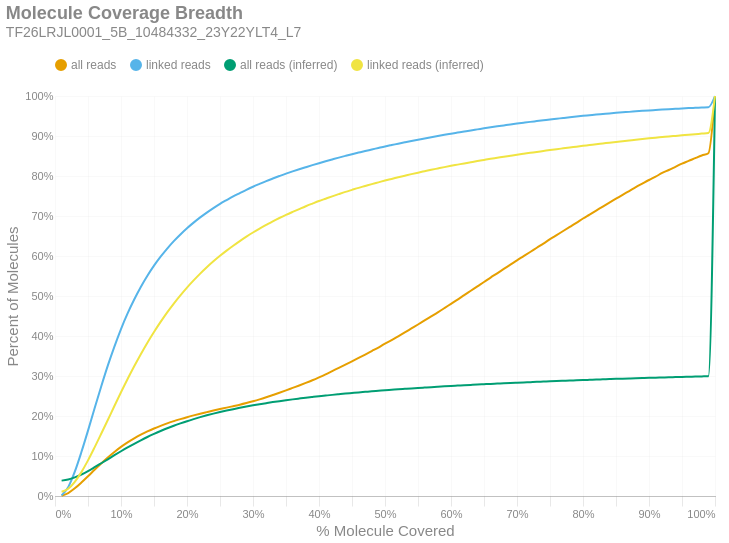

Source (notebook cell):
### Markdown cell above
### Molecule Read Coverage
This chart shows molecule coverage breadth as computed by the number of bases aligned to that molecule. In other words, "*how much of each unique long molecule is actually sequenced/aligned?*" Keep in mind there is a distinction between sequences and alignments, since some sequences belonging to a particular molecule may not align well and wouldn't appear in the alignment data. This chart also shows molecule coverage breadth as computed by the *inferred fragment* from which the aligned sequences originate. Unlike read coverage, this calculation takes into account the total insert size, including unsequenced gaps between the forward and reverse reads. Like the previous figures, these are cumulative percents.

### Code cell
if SKIPLR:
    print_html(f"Skipped")
else:
    binned_df = consolidated_hist(valids['coverage_bp'], mask, 0.01, True)
    binned_df_inf = consolidated_hist(valids['coverage_inserts'], mask, 0.01, True)
    binned_df = binned_df.with_columns(pl.lit(binned_df_inf['all reads (cumsum)']).alias('all reads (inferred)'))
    binned_df = binned_df.with_columns(pl.lit(binned_df_inf['linked reads (cumsum)']).alias('linked reads (inferred)'))
    binned_df = binned_df.with_columns(
        (pl.col('bin').cast(pl.Float64) + 0.01).alias('right_edge')
    )

    with SafeRender(binned_df):
        (
            density_plot(binned_df, 'Molecule Coverage Breadth', samplename, 'molcov', ['all reads (inferred)','linked reads (inferred)'])
            .encode(
                #x=alt.X('bin:Q', title="% Molecule Covered").axis(format = '%').scale(padding=0),
                x=alt.X('right_edge:Q', title="% Molecule Covered").axis(format='%').scale(padding=0),
                y=alt.Y('value:Q', title='Percent of Molecules')
                    .axis(format='%')
                    .stack(False)
                    .scale(domainMin=0, padding=0),
                color=alt.Color("key:N").scale(domain = ["all reads", "linked reads", "all reads (inferred)", "linked reads (inferred)"]),
                tooltip = [
                    alt.Tooltip("key:N", title = "Data Type"),
                    alt.Tooltip("range_label:N", title="% Molecule Covered"),
                    alt.Tooltip("value:Q", format = ".2%", title="% Molecules")
                ]
            )
        ).display()

### Figure 1 — Vega-Lite specification as saved in the notebook (floating-point values rounded to 4 significant figures)
{"width": "container", "height": 400, "config": {"title": {"anchor": "start", "dy": -15, "fontSize": 18, "color": "#888888", "subtitleColor": "#888888", "subtitleFontSize": 14}, "arc": {"fill": "#0072B2"}, "axis": {"domainColor": "#888888", "domainWidth": 0.5, "gridWidth": 0.2, "grid": false, "titleFontWeight": 400, "titleFontSize": 15, "labelFontSize": 11, "labelColor": "#888888", "tickColor": "#888888", "tickWidth": 0.2, "titleColor": "#888888"}, "axisBand": {"grid": false}, "axisX": {"grid": true, "tickSize": 10, "domainCap": "round"}, "axisY": {"domain": false, "grid": true, "tickSize": 0, "domainCap": "round"}, "background": "transparent", "header": {"labelFontSize": 15, "labelColor": "#888888", "titleFontSize": 15, "titleFontWeight": 600, "titleColor": "#888888"}, "legend": {"labelFont": "sans-serif", "labelFontSize": 12, "labelColor": "#888888", "symbolSize": 100, "symbolType": "circle", "titleFontSize": 12, "titlePadding": 10, "titleColor": "#888888", "title": null, "orient": "top"}, "range": {"category": ["#E69F00", "#56B4E9", "#009E73", "#F0E442", "#0072B2", "#D55E00", "#CC79A7", "#000000"], "diverging": ["#cfe8f3", "#a2d4ec", "#73bfe2", "#46abdb", "#1696d2", "#12719e"]}, "area": {"fill": "#0072B2", "fillOpacity": 0.7, "line": true, "strokeOpacity": 0.7}, "line": {"color": "#0072B2", "stroke": "#0072B2", "strokeWidth": 2}, "trail": {"color": "#0072B2", "stroke": "#0072B2", "strokeWidth": 0, "size": 1}, "point": {"filled": true, "fillOpacity": 1.0, "size": 95}, "text": {"color": "#888888", "fontSize": 11, "align": "right", "fontWeight": 400, "size": 11}, "bar": {"fill": "#0072B2", "stroke": null}, "view": {"stroke": null, "continuousWidth": 660, "continuousHeight": 400}}, "data": {"name": "data-3457252d07367ca7b97aa63fad9b517b"}, "mark": {"type": "line", "interpolate": "monotone", "point": {"opacity": 0, "size": 275}}, "encoding": {"color": {"field": "key", "scale": {"domain": ["all reads", "linked reads", "all reads (inferred)", "linked reads (inferred)"]}, "type": "nominal"}, "tooltip": [{"field": "key", "title": "Data Type", "type": "nominal"}, {"field": "range_label", "title": "% Molecule Covered", "type": "nominal"}, {"field": "value", "format": ".2%", "title": "% Molecules", "type": "quantitative"}], "x": {"axis": {"format": "%"}, "field": "right_edge", "scale": {"padding": 0}, "title": "% Molecule Covered", "type": "quantitative"}, "y": {"axis": {"format": "%"}, "field": "value", "scale": {"domainMin": 0, "padding": 0}, "stack": false, "title": "Percent of Molecules", "type": "quantitative"}}, "params": [{"name": "param_c36ac31b6afebe62", "select": {"type": "point", "fields": ["key"]}, "bind": "legend"}], "title": {"text": "Molecule Coverage Breadth", "subtitle": "TF26LRJL0001_5B_10484332_23Y22YLT4_L7"}, "transform": [{"fold": ["all reads (cumsum)", "linked reads (cumsum)", "all reads (inferred)", "linked reads (inferred)"]}, {"calculate": "replace(datum.key, ' (cumsum)', '')", "as": "key"}, {"filter": {"param": "param_c36ac31b6afebe62"}}], "usermeta": {"embedOptions": {"downloadFileName": "TF26LRJL0001_5B_10484332_23Y22YLT4_L7.molcov"}}, "$schema": "https://vega.github.io/schema/vega-lite/v6.4.1.json", "datasets": {"data-3457252d07367ca7b97aa63fad9b517b": [{"bin": "0.0", "interval": "0.0-0.01", "all reads": 0.0007251, "linked reads": 0.001528, "all reads (cumsum)": 0.0007251, "linked reads (cumsum)": 0.001528, "range_label": "0.0-0.01", "all reads (inferred)": 0.03845, "linked reads (inferred)": 0.0105, "right_edge": 0.01}, {"bin": "0.01", "interval": "0.01-0.02", "all reads": 0.006735, "linked reads": 0.02064, "all reads (cumsum)": 0.00746, "linked reads (cumsum)": 0.02217, "range_label": "0.01-0.02", "all reads (inferred)": 0.0411, "linked reads (inferred)": 0.01812, "right_edge": 0.02}, {"bin": "0.02", "interval": "0.02-0.03", "all reads": 0.01184, "linked reads": 0.03867, "all reads (cumsum)": 0.0193, "linked reads (cumsum)": 0.06084, "range_label": "0.02-0.03", "all reads (inferred)": 0.04645, "linked reads (inferred)": 0.03535, "right_edge": 0.03}, {"bin": "0.03", "interval": "0.03-0.04", "all reads": 0.01448, "linked reads": 0.04906, "all reads (cumsum)": 0.03377, "linked reads (cumsum)": 0.1099, "range_label": "0.03-0.04", "all reads (inferred)": 0.05377, "linked reads (inferred)": 0.05975, "right_edge": 0.04}, {"bin": "0.04", "interval": "0.04-0.05", "all reads": 0.01565, "linked reads": 0.0536, "all reads (cumsum)": 0.04942, "linked reads (cumsum)": 0.1635, "range_label": "0.04-0.05", "all reads (inferred)": 0.06241, "linked reads (inferred)": 0.089, "right_edge": 0.05}, {"bin": "0.05", "interval": "0.05-0.06", "all reads": 0.01625, "linked reads": 0.05605, "all reads (cumsum)": 0.06567, "linked reads (cumsum)": 0.2195, "range_label": "0.05-0.06", "all reads (inferred)": 0.07197, "linked reads (inferred)": 0.1216, "right_edge": 0.06}, {"bin": "0.06", "interval": "0.06-0.07", "all reads": 0.01572, "linked reads": 0.0544, "all reads (cumsum)": 0.08139, "linked reads (cumsum)": 0.2739, "range_label": "0.06-0.07", "all reads (inferred)": 0.08186, "linked reads (inferred)": 0.1555, "right_edge": 0.07}, {"bin": "0.07", "interval": "0.07-0.08", "all reads": 0.01497, "linked reads": 0.05197, "all reads (cumsum)": 0.09636, "linked reads (cumsum)": 0.3259, "range_label": "0.07-0.08", "all reads (inferred)": 0.09182, "linked reads (inferred)": 0.1899, "right_edge": 0.08}, {"bin": "0.08", "interval": "0.08-0.09", "all reads": 0.01374, "linked reads": 0.04767, "all reads (cumsum)": 0.1101, "linked reads (cumsum)": 0.3736, "range_label": "0.08-0.09", "all reads (inferred)": 0.1019, "linked reads (inferred)": 0.2249, "right_edge": 0.09}, {"bin": "0.09", "interval": "0.09-0.1", "all reads": 0.01263, "linked reads": 0.0438, "all reads (cumsum)": 0.1227, "linked reads (cumsum)": 0.4174, "range_label": "0.09-0.1", "all reads (inferred)": 0.1118, "linked reads (inferred)": 0.2593, "right_edge": 0.1}, {"bin": "0.1", "interval": "0.1-0.11", "all reads": 0.01125, "linked reads": 0.03897, "all reads (cumsum)": 0.134, "linked reads (cumsum)": 0.4564, "range_label": "0.1-0.11", "all reads (inferred)": 0.1214, "linked reads (inferred)": 0.2925, "right_edge": 0.11}, {"bin": "0.11", "interval": "0.11-0.12", "all reads": 0.01008, "linked reads": 0.03478, "all reads (cumsum)": 0.1441, "linked reads (cumsum)": 0.4911, "range_label": "0.11-0.12", "all reads (inferred)": 0.1305, "linked reads (inferred)": 0.3243, "right_edge": 0.12}, {"bin": "0.12", "interval": "0.12-0.13", "all reads": 0.009139, "linked reads": 0.03145, "all reads (cumsum)": 0.1532, "linked reads (cumsum)": 0.5226, "range_label": "0.12-0.13", "all reads (inferred)": 0.1392, "linked reads (inferred)": 0.3545, "right_edge": 0.13}, {"bin": "0.13", "interval": "0.13-0.14", "all reads": 0.008174, "linked reads": 0.02797, "all reads (cumsum)": 0.1614, "linked reads (cumsum)": 0.5506, "range_label": "0.13-0.14", "all reads (inferred)": 0.1475, "linked reads (inferred)": 0.3833, "right_edge": 0.14}, {"bin": "0.14", "interval": "0.14-0.15", "all reads": 0.007427, "linked reads": 0.02527, "all reads (cumsum)": 0.1688, "linked reads (cumsum)": 0.5758, "range_label": "0.14-0.15", "all reads (inferred)": 0.1552, "linked reads (inferred)": 0.41, "right_edge": 0.15}, {"bin": "0.15", "interval": "0.15-0.16", "all reads": 0.006637, "linked reads": 0.02244, "all reads (cumsum)": 0.1754, "linked reads (cumsum)": 0.5983, "range_label": "0.15-0.16", "all reads (inferred)": 0.1624, "linked reads (inferred)": 0.4352, "right_edge": 0.16}, {"bin": "0.16", "interval": "0.16-0.17", "all reads": 0.006092, "linked reads": 0.02036, "all reads (cumsum)": 0.1815, "linked reads (cumsum)": 0.6186, "range_label": "0.16-0.17", "all reads (inferred)": 0.1692, "linked reads (inferred)": 0.459, "right_edge": 0.17}, {"bin": "0.17", "interval": "0.17-0.18", "all reads": 0.005613, "linked reads": 0.01857, "all reads (cumsum)": 0.1871, "linked reads (cumsum)": 0.6372, "range_label": "0.17-0.18", "all reads (inferred)": 0.1756, "linked reads (inferred)": 0.4811, "right_edge": 0.18}, {"bin": "0.18", "interval": "0.18-0.19", "all reads": 0.005125, "linked reads": 0.01672, "all reads (cumsum)": 0.1923, "linked reads (cumsum)": 0.6539, "range_label": "0.18-0.19", "all reads (inferred)": 0.1815, "linked reads (inferred)": 0.5016, "right_edge": 0.19}, {"bin": "0.19", "interval": "0.19-0.2", "all reads": 0.004804, "linked reads": 0.01546, "all reads (cumsum)": 0.1971, "linked reads (cumsum)": 0.6694, "range_label": "0.19-0.2", "all reads (inferred)": 0.1871, "linked reads (inferred)": 0.521, "right_edge": 0.2}, {"bin": "0.2", "interval": "0.2-0.21", "all reads": 0.004434, "linked reads": 0.01404, "all reads (cumsum)": 0.2015, "linked reads (cumsum)": 0.6834, "range_label": "0.2-0.21", "all reads (inferred)": 0.1922, "linked reads (inferred)": 0.539, "right_edge": 0.21}, {"bin": "0.21", "interval": "0.21-0.22", "all reads": 0.004236, "linked reads": 0.01317, "all reads (cumsum)": 0.2057, "linked reads (cumsum)": 0.6966, "range_label": "0.21-0.22", "all reads (inferred)": 0.1971, "linked reads (inferred)": 0.556, "right_edge": 0.22}, {"bin": "0.22", "interval": "0.22-0.23", "all reads": 0.003982, "linked reads": 0.01201, "all reads (cumsum)": 0.2097, "linked reads (cumsum)": 0.7086, "range_label": "0.22-0.23", "all reads (inferred)": 0.2017, "linked reads (inferred)": 0.5718, "right_edge": 0.23}, {"bin": "0.23", "interval": "0.23-0.24", "all reads": 0.00392, "linked reads": 0.01127, "all reads (cumsum)": 0.2136, "linked reads (cumsum)": 0.7199, "range_label": "0.23-0.24", "all reads (inferred)": 0.2059, "linked reads (inferred)": 0.5866, "right_edge": 0.24}, {"bin": "0.24", "interval": "0.24-0.25", "all reads": 0.003764, "linked reads": 0.01046, "all reads (cumsum)": 0.2174, "linked reads (cumsum)": 0.7303, "range_label": "0.24-0.25", "all reads (inferred)": 0.2099, "linked reads (inferred)": 0.6005, "right_edge": 0.25}, {"bin": "0.25", "interval": "0.25-0.26", "all reads": 0.003519, "linked reads": 0.009477, "all reads (cumsum)": 0.2209, "linked reads (cumsum)": 0.7398, "range_label": "0.25-0.26", "all reads (inferred)": 0.2136, "linked reads (inferred)": 0.6134, "right_edge": 0.26}, {"bin": "0.26", "interval": "0.26-0.27", "all reads": 0.003659, "linked reads": 0.009165, "all reads (cumsum)": 0.2246, "linked reads (cumsum)": 0.749, "range_label": "0.26-0.27", "all reads (inferred)": 0.2171, "linked reads (inferred)": 0.6255, "right_edge": 0.27}, {"bin": "0.27", "interval": "0.27-0.28", "all reads": 0.003671, "linked reads": 0.008299, "all reads (cumsum)": 0.2283, "linked reads (cumsum)": 0.7573, "range_label": "0.27-0.28", "all reads (inferred)": 0.2205, "linked reads (inferred)": 0.6372, "right_edge": 0.28}, {"bin": "0.28", "interval": "0.28-0.29", "all reads": 0.004068, "linked reads": 0.008265, "all reads (cumsum)": 0.2323, "linked reads (cumsum)": 0.7655, "range_label": "0.28-0.29", "all reads (inferred)": 0.2237, "linked reads (inferred)": 0.6483, "right_edge": 0.29}, {"bin": "0.29", "interval": "0.29-0.3", "all reads": 0.00439, "linked reads": 0.007648, "all reads (cumsum)": 0.2367, "linked reads (cumsum)": 0.7732, "range_label": "0.29-0.3", "all reads (inferred)": 0.2267, "linked reads (inferred)": 0.6588, "right_edge": 0.3}, {"bin": "0.3", "interval": "0.3-0.31", "all reads": 0.004804, "linked reads": 0.007105, "all reads (cumsum)": 0.2415, "linked reads (cumsum)": 0.7803, "range_label": "0.3-0.31", "all reads (inferred)": 0.2295, "linked reads (inferred)": 0.6684, "right_edge": 0.31}, {"bin": "0.31", "interval": "0.31-0.32", "all reads": 0.005268, "linked reads": 0.006939, "all reads (cumsum)": 0.2468, "linked reads (cumsum)": 0.7872, "range_label": "0.31-0.32", "all reads (inferred)": 0.2322, "linked reads (inferred)": 0.6777, "right_edge": 0.32}, {"bin": "0.32", "interval": "0.32-0.33", "all reads": 0.00559, "linked reads": 0.006407, "all reads (cumsum)": 0.2524, "linked reads (cumsum)": 0.7936, "range_label": "0.32-0.33", "all reads (inferred)": 0.2348, "linked reads (inferred)": 0.6867, "right_edge": 0.33}, {"bin": "0.33", "interval": "0.33-0.34", "all reads": 0.005682, "linked reads": 0.006228, "all reads (cumsum)": 0.2581, "linked reads (cumsum)": 0.7999, "range_label": "0.33-0.34", "all reads (inferred)": 0.2371, "linked reads (inferred)": 0.695, "right_edge": 0.34}, {"bin": "0.34", "interval": "0.34-0.35", "all reads": 0.005936, "linked reads": 0.006043, "all reads (cumsum)": 0.264, "linked reads (cumsum)": 0.8059, "range_label": "0.34-0.35", "all reads (inferred)": 0.2394, "linked reads (inferred)": 0.7029, "right_edge": 0.35}, {"bin": "0.35", "interval": "0.35-0.36", "all reads": 0.006158, "linked reads": 0.005616, "all reads (cumsum)": 0.2702, "linked reads (cumsum)": 0.8115, "range_label": "0.35-0.36", "all reads (inferred)": 0.2416, "linked reads (inferred)": 0.7103, "right_edge": 0.36}, {"bin": "0.36", "interval": "0.36-0.37", "all reads": 0.00616, "linked reads": 0.005326, "all reads (cumsum)": 0.2763, "linked reads (cumsum)": 0.8168, "range_label": "0.36-0.37", "all reads (inferred)": 0.2436, "linked reads (inferred)": 0.7173, "right_edge": 0.37}, {"bin": "0.37", "interval": "0.37-0.38", "all reads": 0.006345, "linked reads": 0.00517, "all reads (cumsum)": 0.2827, "linked reads (cumsum)": 0.822, "range_label": "0.37-0.38", "all reads (inferred)": 0.2456, "linked reads (inferred)": 0.7243, "right_edge": 0.38}, {"bin": "0.38", "interval": "0.38-0.39", "all reads": 0.006676, "linked reads": 0.005096, "all reads (cumsum)": 0.2893, "linked reads (cumsum)": 0.8271, "range_label": "0.38-0.39", "all reads (inferred)": 0.2475, "linked reads (inferred)": 0.7309, "right_edge": 0.39}, {"bin": "0.39", "interval": "0.39-0.4", "all reads": 0.007241, "linked reads": 0.004904, "all reads (cumsum)": 0.2966, "linked reads (cumsum)": 0.832, "range_label": "0.39-0.4", "all reads (inferred)": 0.2494, "linked reads (inferred)": 0.7374, "right_edge": 0.4}, {"bin": "0.4", "interval": "0.4-0.41", "all reads": 0.007597, "linked reads": 0.004752, "all reads (cumsum)": 0.3042, "linked reads (cumsum)": 0.8368, "range_label": "0.4-0.41", "all reads (inferred)": 0.2511, "linked reads (inferred)": 0.7433, "right_edge": 0.41}, {"bin": "0.41", "interval": "0.41-0.42", "all reads": 0.008105, "linked reads": 0.0046, "all reads (cumsum)": 0.3123, "linked reads (cumsum)": 0.8414, "range_label": "0.41-0.42", "all reads (inferred)": 0.2528, "linked reads (inferred)": 0.7491, "right_edge": 0.42}, {"bin": "0.42", "interval": "0.42-0.43", "all reads": 0.008038, "linked reads": 0.004548, "all reads (cumsum)": 0.3203, "linked reads (cumsum)": 0.8459, "range_label": "0.42-0.43", "all reads (inferred)": 0.2544, "linked reads (inferred)": 0.7548, "right_edge": 0.43}, {"bin": "0.43", "interval": "0.43-0.44", "all reads": 0.008201, "linked reads": 0.004367, "all reads (cumsum)": 0.3285, "linked reads (cumsum)": 0.8503, "range_label": "0.43-0.44", "all reads (inferred)": 0.256, "linked reads (inferred)": 0.7602, "right_edge": 0.44}, {"bin": "0.44", "interval": "0.44-0.45", "all reads": 0.008284, "linked reads": 0.004254, "all reads (cumsum)": 0.3368, "linked reads (cumsum)": 0.8545, "range_label": "0.44-0.45", "all reads (inferred)": 0.2575, "linked reads (inferred)": 0.7654, "right_edge": 0.45}, {"bin": "0.45", "interval": "0.45-0.46", "all reads": 0.00835, "linked reads": 0.004003, "all reads (cumsum)": 0.3452, "linked reads (cumsum)": 0.8585, "range_label": "0.45-0.46", "all reads (inferred)": 0.259, "linked reads (inferred)": 0.7704, "right_edge": 0.46}, {"bin": "0.46", "interval": "0.46-0.47", "all reads": 0.008498, "linked reads": 0.003966, "all reads (cumsum)": 0.3537, "linked reads (cumsum)": 0.8625, "range_label": "0.46-0.47", "all reads (inferred)": 0.2603, "linked reads (inferred)": 0.7751, "right_edge": 0.47}, {"bin": "0.47", "interval": "0.47-0.48", "all reads": 0.008719, "linked reads": 0.003754, "all reads (cumsum)": 0.3624, "linked reads (cumsum)": 0.8663, "range_label": "0.47-0.48", "all reads (inferred)": 0.2617, "linked reads (inferred)": 0.7798, "right_edge": 0.48}, {"bin": "0.48", "interval": "0.48-0.49", "all reads": 0.008792, "linked reads": 0.003855, "all reads (cumsum)": 0.3712, "linked reads (cumsum)": 0.8701, "range_label": "0.48-0.49", "all reads (inferred)": 0.263, "linked reads (inferred)": 0.7841, "right_edge": 0.49}, {"bin": "0.49", "interval": "0.49-0.5", "all reads": 0.009834, "linked reads": 0.003804, "all reads (cumsum)": 0.381, "linked reads (cumsum)": 0.8739, "range_label": "0.49-0.5", "all reads (inferred)": 0.2643, "linked reads (inferred)": 0.7886, "right_edge": 0.5}, {"bin": "0.5", "interval": "0.5-0.51", "all reads": 0.008629, "linked reads": 0.003469, "all reads (cumsum)": 0.3896, "linked reads (cumsum)": 0.8774, "range_label": "0.5-0.51", "all reads (inferred)": 0.2655, "linked reads (inferred)": 0.7927, "right_edge": 0.51}, {"bin": "0.51", "interval": "0.51-0.52", "all reads": 0.009683, "linked reads": 0.003383, "all reads (cumsum)": 0.3993, "linked reads (cumsum)": 0.8808, "range_label": "0.51-0.52", "all reads (inferred)": 0.2667, "linked reads (inferred)": 0.7969, "right_edge": 0.52}, {"bin": "0.52", "interval": "0.52-0.53", "all reads": 0.009644, "linked reads": 0.003466, "all reads (cumsum)": 0.409, "linked reads (cumsum)": 0.8842, "range_label": "0.52-0.53", "all reads (inferred)": 0.2678, "linked reads (inferred)": 0.8008, "right_edge": 0.53}, {"bin": "0.53", "interval": "0.53-0.54", "all reads": 0.009956, "linked reads": 0.003386, "all reads (cumsum)": 0.4189, "linked reads (cumsum)": 0.8876, "range_label": "0.53-0.54", "all reads (inferred)": 0.269, "linked reads (inferred)": 0.8046, "right_edge": 0.54}, {"bin": "0.54", "interval": "0.54-0.55", "all reads": 0.009879, "linked reads": 0.003211, "all reads (cumsum)": 0.4288, "linked reads (cumsum)": 0.8908, "range_label": "0.54-0.55", "all reads (inferred)": 0.27, "linked reads (inferred)": 0.8084, "right_edge": 0.55}, {"bin": "0.55", "interval": "0.55-0.56", "all reads": 0.01017, "linked reads": 0.003081, "all reads (cumsum)": 0.439, "linked reads (cumsum)": 0.8939, "range_label": "0.55-0.56", "all reads (inferred)": 0.2711, "linked reads (inferred)": 0.812, "right_edge": 0.56}, {"bin": "0.56", "interval": "0.56-0.57", "all reads": 0.01006, "linked reads": 0.003101, "all reads (cumsum)": 0.449, "linked reads (cumsum)": 0.897, "range_label": "0.56-0.57", "all reads (inferred)": 0.2721, "linked reads (inferred)": 0.8155, "right_edge": 0.57}, {"bin": "0.57", "interval": "0.57-0.58", "all reads": 0.01007, "linked reads": 0.003034, "all reads (cumsum)": 0.4591, "linked reads (cumsum)": 0.9, "range_label": "0.57-0.58", "all reads (inferred)": 0.2731, "linked reads (inferred)": 0.8189, "right_edge": 0.58}, {"bin": "0.58", "interval": "0.58-0.59", "all reads": 0.01055, "linked reads": 0.002939, "all reads (cumsum)": 0.4697, "linked reads (cumsum)": 0.903, "range_label": "0.58-0.59", "all reads (inferred)": 0.2741, "linked reads (inferred)": 0.8222, "right_edge": 0.59}, {"bin": "0.59", "interval": "0.59-0.6", "all reads": 0.01078, "linked reads": 0.002771, "all reads (cumsum)": 0.4804, "linked reads (cumsum)": 0.9058, "range_label": "0.59-0.6", "all reads (inferred)": 0.2751, "linked reads (inferred)": 0.8254, "right_edge": 0.6}, {"bin": "0.6", "interval": "0.6-0.61", "all reads": 0.01066, "linked reads": 0.002752, "all reads (cumsum)": 0.4911, "linked reads (cumsum)": 0.9085, "range_label": "0.6-0.61", "all reads (inferred)": 0.276, "linked reads (inferred)": 0.8284, "right_edge": 0.61}, {"bin": "0.61", "interval": "0.61-0.62", "all reads": 0.01117, "linked reads": 0.002751, "all reads (cumsum)": 0.5023, "linked reads (cumsum)": 0.9113, "range_label": "0.61-0.62", "all reads (inferred)": 0.2769, "linked reads (inferred)": 0.8315, "right_edge": 0.62}, {"bin": "0.62", "interval": "0.62-0.63", "all reads": 0.01091, "linked reads": 0.002734, "all reads (cumsum)": 0.5132, "linked reads (cumsum)": 0.914, "range_label": "0.62-0.63", "all reads (inferred)": 0.2778, "linked reads (inferred)": 0.8345, "right_edge": 0.63}, {"bin": "0.63", "interval": "0.63-0.64", "all reads": 0.01102, "linked reads": 0.002575, "all reads (cumsum)": 0.5242, "linked reads (cumsum)": 0.9166, "range_label": "0.63-0.64", "all reads (inferred)": 0.2786, "linked reads (inferred)": 0.8374, "right_edge": 0.64}, {"bin": "0.64", "interval": "0.64-0.65", "all reads": 0.01075, "linked reads": 0.002604, "all reads (cumsum)": 0.5349, "linked reads (cumsum)": 0.9192, "range_label": "0.64-0.65", "all reads (inferred)": 0.2794, "linked reads (inferred)": 0.8402, "right_edge": 0.65}, {"bin": "0.65", "interval": "0.65-0.66", "all reads": 0.01119, "linked reads": 0.002535, "all reads (cumsum)": 0.5461, "linked reads (cumsum)": 0.9217, "range_label": "0.65-0.66", "all reads (inferred)": 0.2803, "linked reads (inferred)": 0.843, "right_edge": 0.66}, {"bin": "0.66", "interval": "0.66-0.67", "all reads": 0.01063, "linked reads": 0.002411, "all reads (cumsum)": 0.5568, "linked reads (cumsum)": 0.9241, "range_label": "0.66-0.67", "all reads (inferred)": 0.281, "linked reads (inferred)": 0.8455, "right_edge": 0.67}, {"bin": "0.67", "interval": "0.67-0.68", "all reads": 0.01093, "linked reads": 0.002345, "all reads (cumsum)": 0.5677, "linked reads (cumsum)": 0.9265, "range_label": "0.67-0.68", "all reads (inferred)": 0.2818, "linked reads (inferred)": 0.8482, "right_edge": 0.68}, {"bin": "0.68", "interval": "0.68-0.69", "all reads": 0.01066, "linked reads": 0.002353, "all reads (cumsum)": 0.5784, "linked reads (cumsum)": 0.9288, "range_label": "0.68-0.69", "all reads (inferred)": 0.2825, "linked reads (inferred)": 0.8507, "right_edge": 0.69}, {"bin": "0.69", "interval": "0.69-0.7", "all reads": 0.0108, "linked reads": 0.002201, "all reads (cumsum)": 0.5892, "linked reads (cumsum)": 0.931, "range_label": "0.69-0.7", "all reads (inferred)": 0.2833, "linked reads (inferred)": 0.8531, "right_edge": 0.7}, {"bin": "0.7", "interval": "0.7-0.71", "all reads": 0.01041, "linked reads": 0.002175, "all reads (cumsum)": 0.5996, "linked reads (cumsum)": 0.9332, "range_label": "0.7-0.71", "all reads (inferred)": 0.284, "linked reads (inferred)": 0.8555, "right_edge": 0.71}, {"bin": "0.71", "interval": "0.71-0.72", "all reads": 0.01046, "linked reads": 0.002125, "all reads (cumsum)": 0.61, "linked reads (cumsum)": 0.9353, "range_label": "0.71-0.72", "all reads (inferred)": 0.2847, "linked reads (inferred)": 0.8579, "right_edge": 0.72}, {"bin": "0.72", "interval": "0.72-0.73", "all reads": 0.01067, "linked reads": 0.001965, "all reads (cumsum)": 0.6207, "linked reads (cumsum)": 0.9373, "range_label": "0.72-0.73", "all reads (inferred)": 0.2854, "linked reads (inferred)": 0.8603, "right_edge": 0.73}, {"bin": "0.73", "interval": "0.73-0.74", "all reads": 0.01046, "linked reads": 0.00199, "all reads (cumsum)": 0.6312, "linked reads (cumsum)": 0.9393, "range_label": "0.73-0.74", "all reads (inferred)": 0.2861, "linked reads (inferred)": 0.8626, "right_edge": 0.74}, {"bin": "0.74", "interval": "0.74-0.75", "all reads": 0.01093, "linked reads": 0.002037, "all reads (cumsum)": 0.6421, "linked reads (cumsum)": 0.9413, "range_label": "0.74-0.75", "all reads (inferred)": 0.2867, "linked reads (inferred)": 0.8649, "right_edge": 0.75}, {"bin": "0.75", "interval": "0.75-0.76", "all reads": 0.01007, "linked reads": 0.001846, "all reads (cumsum)": 0.6522, "linked reads (cumsum)": 0.9432, "range_label": "0.75-0.76", "all reads (inferred)": 0.2874, "linked reads (inferred)": 0.8671, "right_edge": 0.76}, {"bin": "0.76", "interval": "0.76-0.77", "all reads": 0.01039, "linked reads": 0.001869, "all reads (cumsum)": 0.6625, "linked reads (cumsum)": 0.945, "range_label": "0.76-0.77", "all reads (inferred)": 0.288, "linked reads (inferred)": 0.8691, "right_edge": 0.77}, {"bin": "0.77", "interval": "0.77-0.78", "all reads": 0.01027, "linked reads": 0.001841, "all reads (cumsum)": 0.6728, "linked reads (cumsum)": 0.9469, "range_label": "0.77-0.78", "all reads (inferred)": 0.2886, "linked reads (inferred)": 0.8711, "right_edge": 0.78}, {"bin": "0.78", "interval": "0.78-0.79", "all reads": 0.01019, "linked reads": 0.001769, "all reads (cumsum)": 0.683, "linked reads (cumsum)": 0.9486, "range_label": "0.78-0.79", "all reads (inferred)": 0.2893, "linked reads (inferred)": 0.8733, "right_edge": 0.79}, {"bin": "0.79", "interval": "0.79-0.8", "all reads": 0.01071, "linked reads": 0.001699, "all reads (cumsum)": 0.6937, "linked reads (cumsum)": 0.9503, "range_label": "0.79-0.8", "all reads (inferred)": 0.2899, "linked reads (inferred)": 0.8754, "right_edge": 0.8}, {"bin": "0.8", "interval": "0.8-0.81", "all reads": 0.009837, "linked reads": 0.001589, "all reads (cumsum)": 0.7036, "linked reads (cumsum)": 0.9519, "range_label": "0.8-0.81", "all reads (inferred)": 0.2905, "linked reads (inferred)": 0.8774, "right_edge": 0.81}, {"bin": "0.81", "interval": "0.81-0.82", "all reads": 0.009984, "linked reads": 0.001622, "all reads (cumsum)": 0.7135, "linked reads (cumsum)": 0.9535, "range_label": "0.81-0.82", "all reads (inferred)": 0.2911, "linked reads (inferred)": 0.8795, "right_edge": 0.82}, {"bin": "0.82", "interval": "0.82-0.83", "all reads": 0.01013, "linked reads": 0.001453, "all reads (cumsum)": 0.7237, "linked reads (cumsum)": 0.955, "range_label": "0.82-0.83", "all reads (inferred)": 0.2917, "linked reads (inferred)": 0.8814, "right_edge": 0.83}, {"bin": "0.83", "interval": "0.83-0.84", "all reads": 0.009894, "linked reads": 0.001487, "all reads (cumsum)": 0.7336, "linked reads (cumsum)": 0.9565, "range_label": "0.83-0.84", "all reads (inferred)": 0.2923, "linked reads (inferred)": 0.8834, "right_edge": 0.84}, {"bin": "0.84", "interval": "0.84-0.85", "all reads": 0.009603, "linked reads": 0.001367, "all reads (cumsum)": 0.7432, "linked reads (cumsum)": 0.9578, "range_label": "0.84-0.85", "all reads (inferred)": 0.2928, "linked reads (inferred)": 0.8853, "right_edge": 0.85}, {"bin": "0.85", "interval": "0.85-0.86", "all reads": 0.009746, "linked reads": 0.001285, "all reads (cumsum)": 0.7529, "linked reads (cumsum)": 0.9591, "range_label": "0.85-0.86", "all reads (inferred)": 0.2933, "linked reads (inferred)": 0.8871, "right_edge": 0.86}, {"bin": "0.86", "interval": "0.86-0.87", "all reads": 0.009412, "linked reads": 0.001176, "all reads (cumsum)": 0.7623, "linked reads (cumsum)": 0.9603, "range_label": "0.86-0.87", "all reads (inferred)": 0.2939, "linked reads (inferred)": 0.8889, "right_edge": 0.87}, {"bin": "0.87", "interval": "0.87-0.88", "all reads": 0.009573, "linked reads": 0.00131, "all reads (cumsum)": 0.7719, "linked reads (cumsum)": 0.9616, "range_label": "0.87-0.88", "all reads (inferred)": 0.2944, "linked reads (inferred)": 0.8907, "right_edge": 0.88}, {"bin": "0.88", "interval": "0.88-0.89", "all reads": 0.0091, "linked reads": 0.001227, "all reads (cumsum)": 0.781, "linked reads (cumsum)": 0.9628, "range_label": "0.88-0.89", "all reads (inferred)": 0.295, "linked reads (inferred)": 0.8924, "right_edge": 0.89}, {"bin": "0.89", "interval": "0.89-0.9", "all reads": 0.008997, "linked reads": 0.00116, "all reads (cumsum)": 0.79, "linked reads (cumsum)": 0.964, "range_label": "0.89-0.9", "all reads (inferred)": 0.2955, "linked reads (inferred)": 0.8941, "right_edge": 0.9}, {"bin": "0.9", "interval": "0.9-0.91", "all reads": 0.008361, "linked reads": 0.001024, "all reads (cumsum)": 0.7983, "linked reads (cumsum)": 0.965, "range_label": "0.9-0.91", "all reads (inferred)": 0.2959, "linked reads (inferred)": 0.8957, "right_edge": 0.91}, {"bin": "0.91", "interval": "0.91-0.92", "all reads": 0.009273, "linked reads": 0.001061, "all reads (cumsum)": 0.8076, "linked reads (cumsum)": 0.9661, "range_label": "0.91-0.92", "all reads (inferred)": 0.2964, "linked reads (inferred)": 0.8973, "right_edge": 0.92}, {"bin": "0.92", "interval": "0.92-0.93", "all reads": 0.007434, "linked reads": 0.001002, "all reads (cumsum)": 0.8151, "linked reads (cumsum)": 0.9671, "range_label": "0.92-0.93", "all reads (inferred)": 0.2968, "linked reads (inferred)": 0.8988, "right_edge": 0.93}, {"bin": "0.93", "interval": "0.93-0.94", "all reads": 0.007963, "linked reads": 0.0008642, "all reads (cumsum)": 0.823, "linked reads (cumsum)": 0.968, "range_label": "0.93-0.94", "all reads (inferred)": 0.2973, "linked reads (inferred)": 0.9002, "right_edge": 0.94}, {"bin": "0.94", "interval": "0.94-0.95", "all reads": 0.008002, "linked reads": 0.0009253, "all reads (cumsum)": 0.831, "linked reads (cumsum)": 0.9689, "range_label": "0.94-0.95", "all reads (inferred)": 0.2977, "linked reads (inferred)": 0.9017, "right_edge": 0.95}, {"bin": "0.95", "interval": "0.95-0.96", "all reads": 0.006604, "linked reads": 0.0008251, "all reads (cumsum)": 0.8376, "linked reads (cumsum)": 0.9697, "range_label": "0.95-0.96", "all reads (inferred)": 0.2981, "linked reads (inferred)": 0.9031, "right_edge": 0.96}, {"bin": "0.96", "interval": "0.96-0.97", "all reads": 0.006954, "linked reads": 0.0007374, "all reads (cumsum)": 0.8446, "linked reads (cumsum)": 0.9704, "range_label": "0.96-0.97", "all reads (inferred)": 0.2986, "linked reads (inferred)": 0.9046, "right_edge": 0.97}, {"bin": "0.97", "interval": "0.97-0.98", "all reads": 0.006693, "linked reads": 0.0007343, "all reads (cumsum)": 0.8513, "linked reads (cumsum)": 0.9712, "range_label": "0.97-0.98", "all reads (inferred)": 0.2991, "linked reads (inferred)": 0.906, "right_edge": 0.98}, {"bin": "0.98", "interval": "0.98-0.99", "all reads": 0.005666, "linked reads": 0.0007405, "all reads (cumsum)": 0.8569, "linked reads (cumsum)": 0.9719, "range_label": "0.98-0.99", "all reads (inferred)": 0.2996, "linked reads (inferred)": 0.9076, "right_edge": 0.99}, {"bin": "0.99", "interval": "0.99-1.0", "all reads": 0.1431, "linked reads": 0.02808, "all reads (cumsum)": 1.0, "linked reads (cumsum)": 1.0, "range_label": "0.99-1.0", "all reads (inferred)": 1.0, "linked reads (inferred)": 1.0, "right_edge": 1.0}]}}
